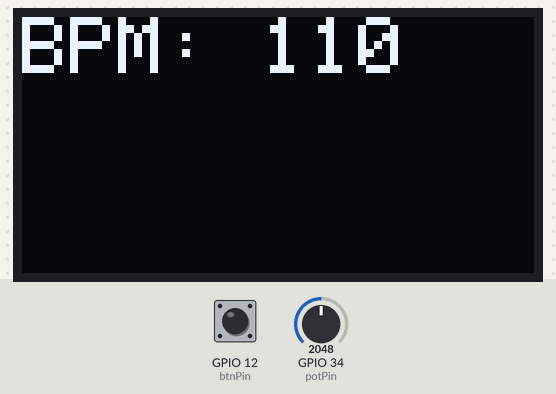
The sketch below on a simulated ESP32. On the bench: 128×64 one-colour display. The inputs (shaded band) are chosen by the test bench; at power-on: GPIO 12 (btnPin) HIGH, GPIO 34 (potPin) = 2048. WiFi joins after 1.5 s; servers stay silent unless stated; uploads are accepted with an empty reply; what the sketch prints to the serial monitor is not drawn.

Above: at 2.7 s.
2.8 s: GPIO 12 (btnPin) pulled LOW for 0.15 s
At 2.96 s:
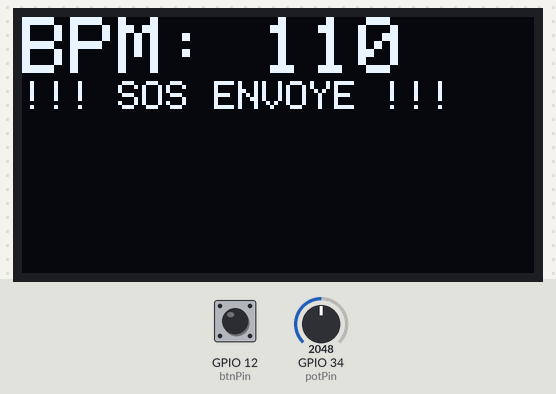
4.5 s: GPIO 34 (potPin) set to 2866
At 5.4 s:
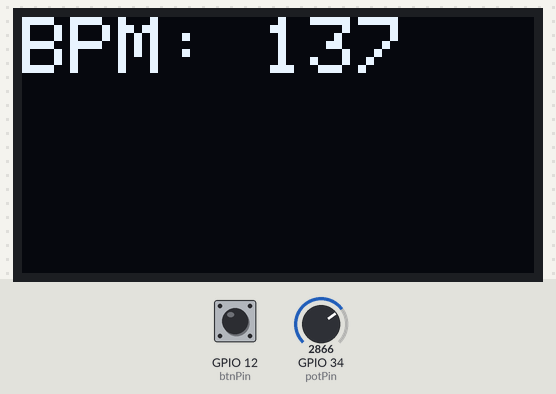
6.1 s: GPIO 12 (btnPin) pulled LOW for 1 s
At 6.9 s:
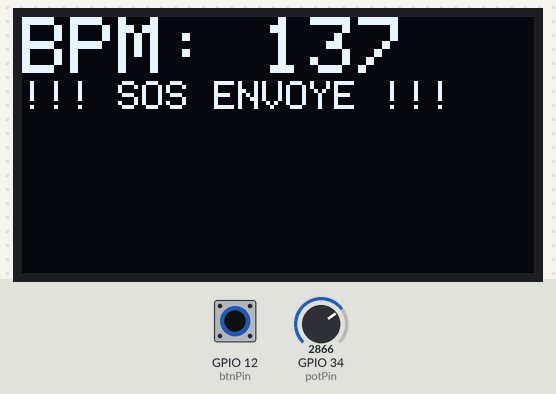
8.6 s: GPIO 34 (potPin) set to 3603
At 9.7 s:
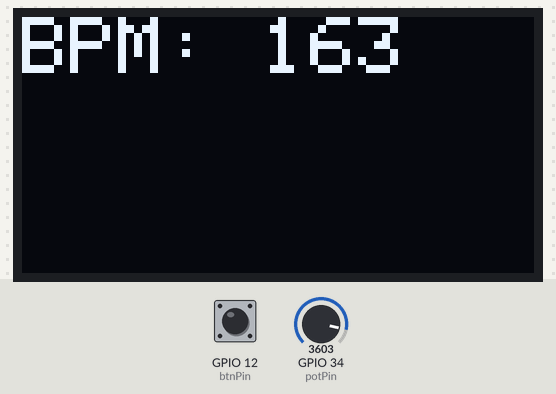
10.2 s: GPIO 34 (potPin) set to 4095
At 11.0 s:
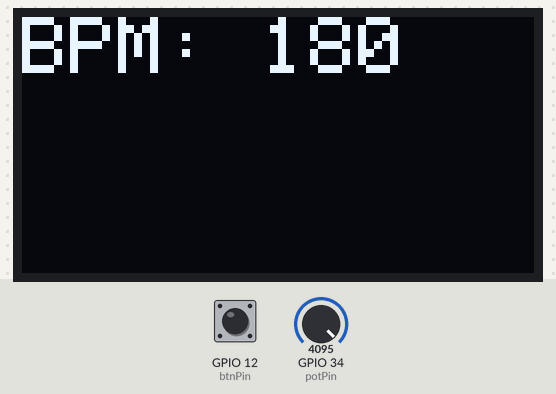
Timing chart, 0 to 12.8 s (numbered marks = the images above; inputs shaded):
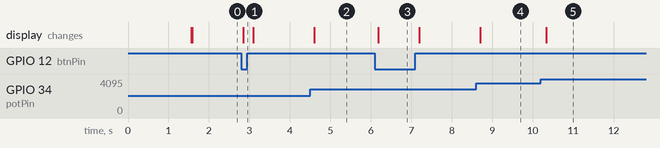

Measured:
- after the input at 2.8 s, the display: changes at once (image 1)
- after the input at 4.5 s, the display: changes after 0.10 s (image 2)
- after the input at 6.1 s, the display: changes after 0.09 s (image 3)
- after the input at 8.6 s, the display: changes after 0.10 s (image 4)
- after the input at 10.2 s, the display: changes after 0.14 s (image 5)

The sketch:

sketch.ino
```cpp
#include <Wire.h>
#include <Adafruit_GFX.h>
#include <Adafruit_SSD1306.h>
#include <Adafruit_MPU6050.h>
#include <WiFi.h>       // <--- AJOUTÉ
#include <HTTPClient.h> // <--- AJOUTÉ

Adafruit_SSD1306 display(128, 64, &Wire, -1);
Adafruit_MPU6050 mpu;

const int potPin = 34;
const int btnPin = 12;

void setup() {
  Serial.begin(115200);

  // 1. DÉMARRAGE WIFI (Indispensable pour envoyer à Soulaimane)
  WiFi.begin("Wokwi-GUEST", "");
  Serial.print("Connexion au WiFi");
  while (WiFi.status() != WL_CONNECTED) {
    delay(500);
    Serial.print(".");
  }
  Serial.println("\nWiFi Connecté !");

  Wire.begin(21, 22);

  if(!display.begin(SSD1306_SWITCHCAPVCC, 0x3C)) {
    Serial.println("OLED non trouvé");
  }

  if (!mpu.begin()) {
    Serial.println("MPU6050 non trouvé");
  }

  pinMode(btnPin, INPUT_PULLUP);

  display.clearDisplay();
  display.setTextColor(WHITE);
  display.setCursor(0,10);
  display.println("BRACELET CONNECTE");
  display.display();
}

void loop() {
  // 1. Lecture des capteurs
  int valeurBrute = analogRead(potPin);
  int bpm = map(valeurBrute, 0, 4095, 40, 180);
  bool sos = (digitalRead(btnPin) == LOW);

  // 2. Affichage local
  display.clearDisplay();
  display.setCursor(0,0);
  display.setTextSize(2); // Un peu plus gros pour mieux voir
  display.print("BPM: "); display.println(bpm);
  if(sos) {
    display.setTextSize(1);
    display.println("!!! SOS ENVOYE !!!");
  }
  display.display();

  // 3. ENVOI TOUTES LES 5 SECONDES
  static unsigned long lastSend = 0;
  if (millis() - lastSend > 5000) {
    envoyerDonnees(bpm, sos);
    lastSend = millis();
  }

  delay(100);
}

void envoyerDonnees(int b, bool s) {
  if(WiFi.status() == WL_CONNECTED) {
    HTTPClient http;

    // 1. La nouvelle route précise
    http.begin("http://172.29.20.243:3000/api/measures");
    http.addHeader("Content-Type", "application/json");

    // 2. Le JSON avec les noms exacts : id_bracelet, bpm, batterie
    // On simule une batterie à 85% pour le test
    String json = "{\"id_bracelet\":\"BRACELET_01\", \"bpm\":" + String(b) + ", \"batterie\":85}";

    int response = http.POST(json);

    Serial.print("Envoi... Code réponse : ");
    Serial.println(response);

    if(response == 201) {
      Serial.println("Victoire ! Données dans la BDD.");
    }

    http.end();
  }
}
```
